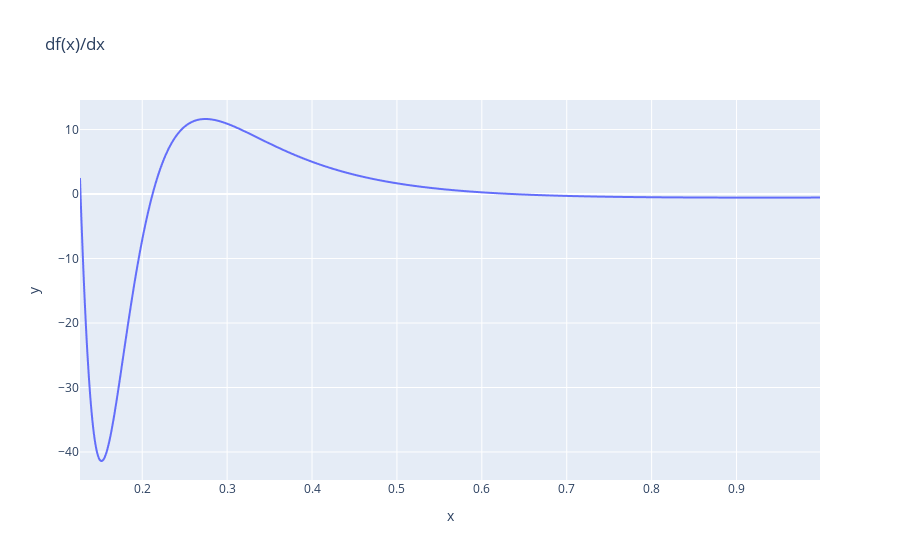

Notebook cell for this chart:
### Code cell
dyi = high_order_discrete(xi, yi)
fig = px.line(x=xi[2:-2], y=dyi, title='df(x)/dx')
fig.show()

### Figure 1 — Plotly figure (JSON) as saved in the notebook; plotly's stock layout.template omitted (floating-point values rounded to 4 significant figures; data arrays with more than 128 entries replaced by an {"elided": "..."} marker saying what was removed)
{"data": [{"hovertemplate": "x=%{x}<br>y=%{y}<extra></extra>", "legendgroup": "", "line": {"color": "#636efa", "dash": "solid"}, "marker": {"symbol": "circle"}, "mode": "lines", "name": "", "showlegend": false, "type": "scattergl", "x": {"elided": "1020 float values"}, "xaxis": "x", "y": {"elided": "1020 float values"}, "yaxis": "y"}], "layout": {"legend": {"tracegroupgap": 0}, "title": {"text": "df(x)/dx"}, "xaxis": {"anchor": "y", "domain": [0, 1], "title": {"text": "x"}}, "yaxis": {"anchor": "x", "domain": [0, 1], "title": {"text": "y"}}}}
